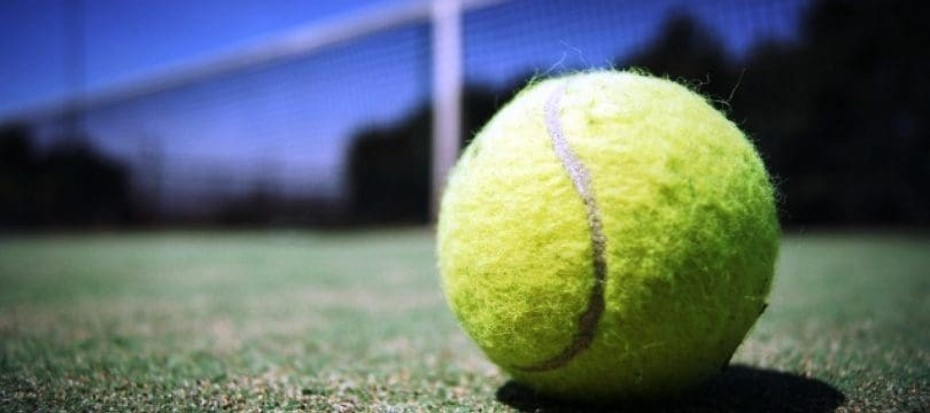
#> input picture Material/pelota_b.jpg, 930 x 413 px, found by its file name
$ python resta.py
#> lines starting #> are read from the running program, lines starting #| are printed output that depends on the picture; after the words box and inside, x2 and y2 are one past the last pixel; in counts of white or black regions, pixels touching at a corner belong together
import numpy as np
import cv2 as cv

img = np.zeros((360, 810, 3), np.uint8)
img = cv.circle(img, (530, 210), 145, (255,255,255), -1)
cv.imshow('Resultado', img)
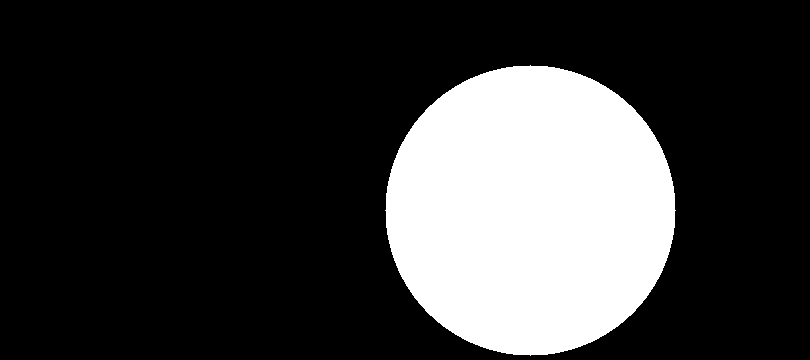
#> window 'Resultado': shape (360, 810, 3); 22.6% white; 1 white region, box (x1, y1, x2, y2) and area: (385, 65, 676, 356) 66045


img1 = cv.imread('./Material/pelota_b.jpg')
#> img1 is the input picture: shape (413, 930, 3); mean B, G, R 105.1, 107.7, 94.5
img1 = cv.resize(img1, (810, 360))
#> img1: shape (360, 810, 3)


img3 = cv.subtract(img, img1)
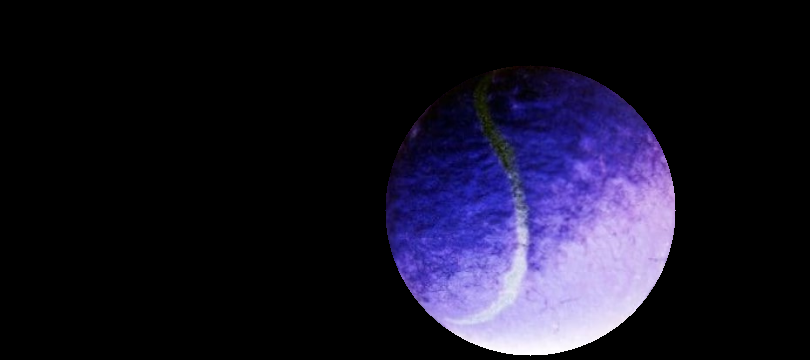
#> img3: shape (360, 810, 3); mean B, G, R 38.7, 21, 23.9

print(img1[0,0])
#| [123  46  27]
print(img3[0,0])
#| [0 0 0]

cv.imshow('Resultado2', img3)

cv.waitKey(0)
cv.destroyAllWindows()

$ run again, with Material/arbol.jpg copied over Material/pelota_b.jpg
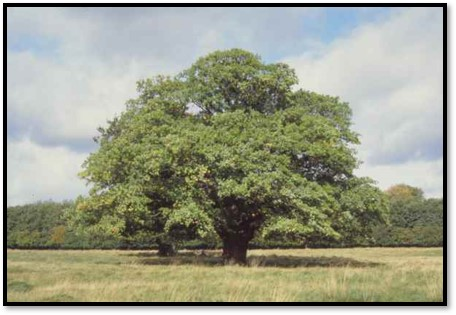
#> input picture Material/arbol.jpg, 456 x 315 px, found by its file name
#> img1 is the input picture: shape (315, 456, 3); mean B, G, R 136.7, 156.3, 154
#> `img1 = cv.resize(img1, (810, 360))`:
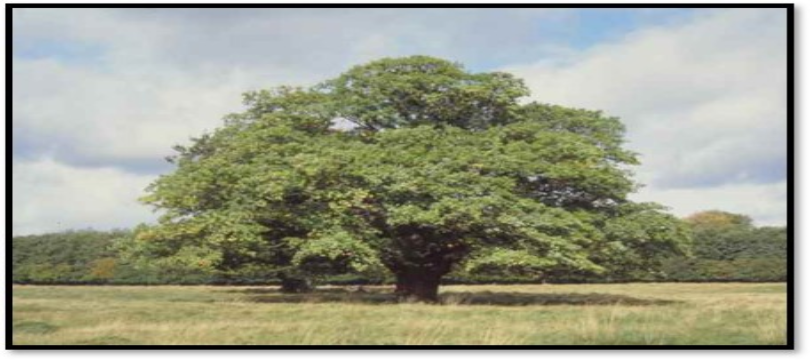
#> img1: shape (360, 810, 3); mean B, G, R 136.6, 156.2, 153.9
#> `img3 = cv.subtract(img, img1)`:
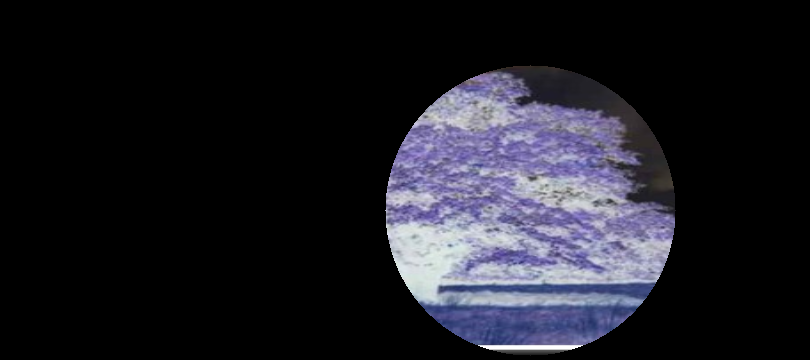
#> img3: shape (360, 810, 3); mean B, G, R 36.1, 28.7, 28.8
#| [253 255 255]
#| [0 0 0]
